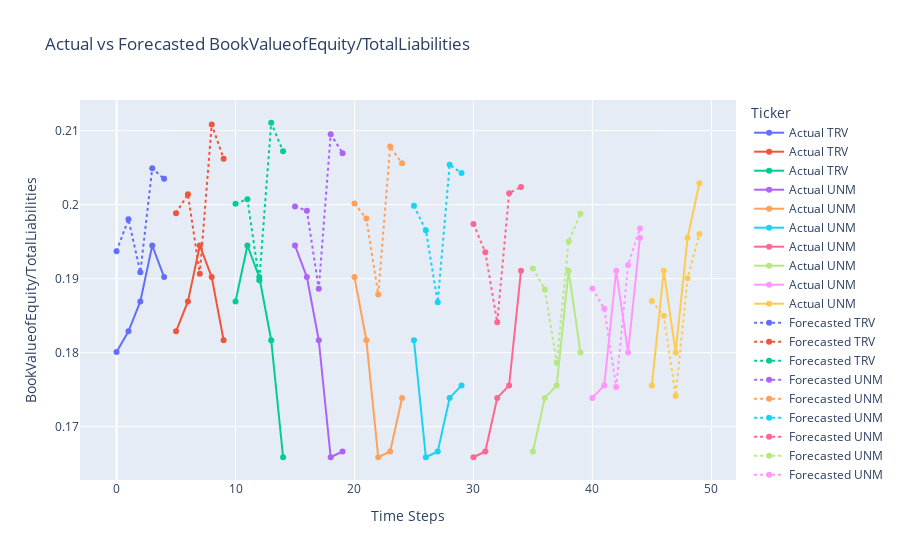
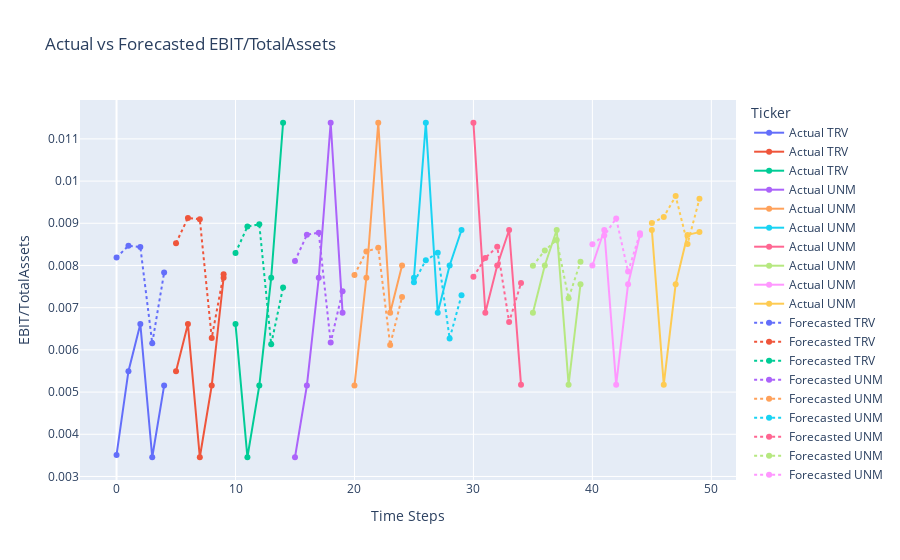
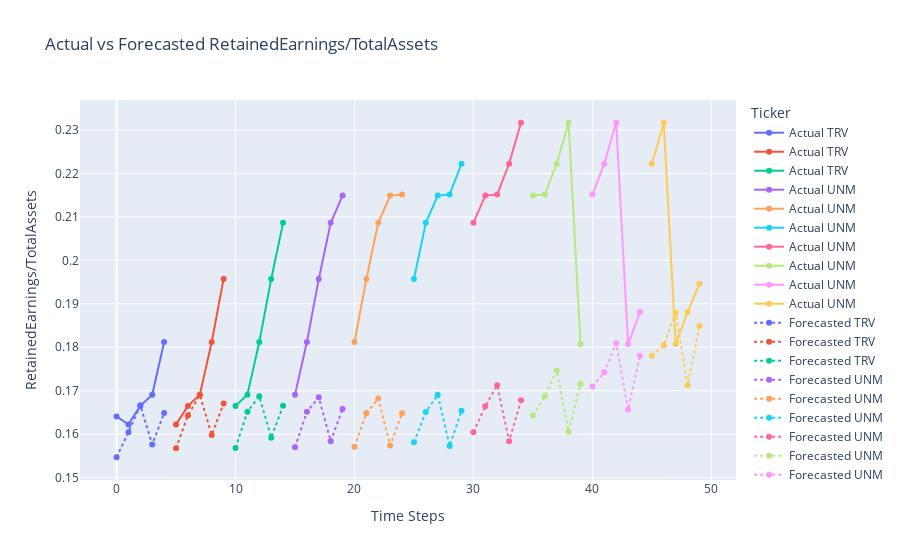
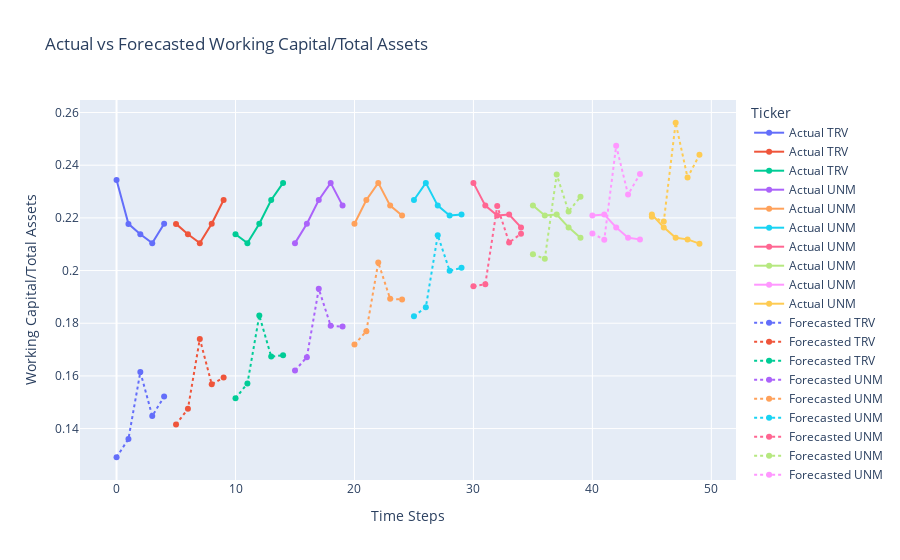

Source (notebook cell) for these figures, in order:
### Code cell
# Plot each metric's actual vs forecasted values for a given sequence
import plotly.graph_objects as go

# Retrieve ticker information for each test sequence
tickers_test = df["Ticker"].iloc[-num_test_sequences * forecast_steps::forecast_steps].values

# Plot each metric's actual vs forecasted values for a given sequence with ticker names in the legend
for metric_idx in range(X.shape[2]):
    metric_name = df.columns[2 + metric_idx]  # Get metric name from column headers
    fig = go.Figure()

    # Plot actual values with ticker names
    for i, ticker in enumerate(tickers_test):
        fig.add_trace(go.Scatter(
            x=np.arange(i * forecast_steps, i * forecast_steps + forecast_steps),
            y=y_test_actual_rescaled[i, :, metric_idx],
            mode='lines+markers',
            name=f"Actual {ticker}"
        ))

    # Plot forecasted values
    for i, ticker in enumerate(tickers_test):
        fig.add_trace(go.Scatter(
            x=np.arange(i * forecast_steps, i * forecast_steps + forecast_steps),
            y=y_pred_rescaled[i, :, metric_idx],
            mode='lines+markers',
            name=f"Forecasted {ticker}",
            line=dict(dash='dot')
        ))

    # Customize layout
    fig.update_layout(
        title=f"Actual vs Forecasted {metric_name}",
        xaxis_title="Time Steps",
        yaxis_title=metric_name,
        legend_title="Ticker"
    )

    # Show the plot
    fig.show()

### Figure 1 — Plotly figure (JSON) as saved in the notebook; plotly's stock layout.template omitted (floating-point values rounded to 4 significant figures)
{"data": [{"mode": "lines+markers", "name": "Actual TRV", "type": "scatter", "x": [0, 1, 2, 3, 4], "y": [0.1801, 0.1829, 0.1869, 0.1945, 0.1902]}, {"mode": "lines+markers", "name": "Actual TRV", "type": "scatter", "x": [5, 6, 7, 8, 9], "y": [0.1829, 0.1869, 0.1945, 0.1902, 0.1817]}, {"mode": "lines+markers", "name": "Actual TRV", "type": "scatter", "x": [10, 11, 12, 13, 14], "y": [0.1869, 0.1945, 0.1902, 0.1817, 0.1659]}, {"mode": "lines+markers", "name": "Actual UNM", "type": "scatter", "x": [15, 16, 17, 18, 19], "y": [0.1945, 0.1902, 0.1817, 0.1659, 0.1667]}, {"mode": "lines+markers", "name": "Actual UNM", "type": "scatter", "x": [20, 21, 22, 23, 24], "y": [0.1902, 0.1817, 0.1659, 0.1667, 0.1739]}, {"mode": "lines+markers", "name": "Actual UNM", "type": "scatter", "x": [25, 26, 27, 28, 29], "y": [0.1817, 0.1659, 0.1667, 0.1739, 0.1756]}, {"mode": "lines+markers", "name": "Actual UNM", "type": "scatter", "x": [30, 31, 32, 33, 34], "y": [0.1659, 0.1667, 0.1739, 0.1756, 0.1911]}, {"mode": "lines+markers", "name": "Actual UNM", "type": "scatter", "x": [35, 36, 37, 38, 39], "y": [0.1667, 0.1739, 0.1756, 0.1911, 0.18]}, {"mode": "lines+markers", "name": "Actual UNM", "type": "scatter", "x": [40, 41, 42, 43, 44], "y": [0.1739, 0.1756, 0.1911, 0.18, 0.1955]}, {"mode": "lines+markers", "name": "Actual UNM", "type": "scatter", "x": [45, 46, 47, 48, 49], "y": [0.1756, 0.1911, 0.18, 0.1955, 0.2029]}, {"line": {"dash": "dot"}, "mode": "lines+markers", "name": "Forecasted TRV", "type": "scatter", "x": [0, 1, 2, 3, 4], "y": [0.1937, 0.198, 0.1909, 0.2049, 0.2035]}, {"line": {"dash": "dot"}, "mode": "lines+markers", "name": "Forecasted TRV", "type": "scatter", "x": [5, 6, 7, 8, 9], "y": [0.1988, 0.2014, 0.1907, 0.2108, 0.2062]}, {"line": {"dash": "dot"}, "mode": "lines+markers", "name": "Forecasted TRV", "type": "scatter", "x": [10, 11, 12, 13, 14], "y": [0.2001, 0.2007, 0.1898, 0.2111, 0.2072]}, {"line": {"dash": "dot"}, "mode": "lines+markers", "name": "Forecasted UNM", "type": "scatter", "x": [15, 16, 17, 18, 19], "y": [0.1998, 0.1992, 0.1886, 0.2095, 0.207]}, {"line": {"dash": "dot"}, "mode": "lines+markers", "name": "Forecasted UNM", "type": "scatter", "x": [20, 21, 22, 23, 24], "y": [0.2002, 0.1981, 0.1879, 0.2078, 0.2056]}, {"line": {"dash": "dot"}, "mode": "lines+markers", "name": "Forecasted UNM", "type": "scatter", "x": [25, 26, 27, 28, 29], "y": [0.1998, 0.1965, 0.1868, 0.2054, 0.2043]}, {"line": {"dash": "dot"}, "mode": "lines+markers", "name": "Forecasted UNM", "type": "scatter", "x": [30, 31, 32, 33, 34], "y": [0.1974, 0.1936, 0.1841, 0.2015, 0.2024]}, {"line": {"dash": "dot"}, "mode": "lines+markers", "name": "Forecasted UNM", "type": "scatter", "x": [35, 36, 37, 38, 39], "y": [0.1914, 0.1886, 0.1786, 0.195, 0.1988]}, {"line": {"dash": "dot"}, "mode": "lines+markers", "name": "Forecasted UNM", "type": "scatter", "x": [40, 41, 42, 43, 44], "y": [0.1887, 0.1859, 0.1754, 0.1919, 0.1968]}, {"line": {"dash": "dot"}, "mode": "lines+markers", "name": "Forecasted UNM", "type": "scatter", "x": [45, 46, 47, 48, 49], "y": [0.187, 0.185, 0.1742, 0.1901, 0.196]}], "layout": {"autosize": true, "legend": {"title": {"text": "Ticker"}}, "title": {"text": "Actual vs Forecasted BookValueofEquity/TotalLiabilities"}, "xaxis": {"autorange": true, "range": [-2.99, 51.99], "title": {"text": "Time Steps"}, "type": "linear"}, "yaxis": {"autorange": true, "range": [0.1621, 0.2148], "title": {"text": "BookValueofEquity/TotalLiabilities"}, "type": "linear"}}}

### Figure 2 — Plotly figure (JSON) as saved in the notebook; plotly's stock layout.template omitted (floating-point values rounded to 4 significant figures)
{"data": [{"mode": "lines+markers", "name": "Actual TRV", "type": "scatter", "x": [0, 1, 2, 3, 4], "y": [0.003512, 0.005495, 0.006611, 0.003456, 0.005154]}, {"mode": "lines+markers", "name": "Actual TRV", "type": "scatter", "x": [5, 6, 7, 8, 9], "y": [0.005495, 0.006611, 0.003456, 0.005154, 0.007709]}, {"mode": "lines+markers", "name": "Actual TRV", "type": "scatter", "x": [10, 11, 12, 13, 14], "y": [0.006611, 0.003456, 0.005154, 0.007709, 0.01138]}, {"mode": "lines+markers", "name": "Actual UNM", "type": "scatter", "x": [15, 16, 17, 18, 19], "y": [0.003456, 0.005154, 0.007709, 0.01138, 0.00688]}, {"mode": "lines+markers", "name": "Actual UNM", "type": "scatter", "x": [20, 21, 22, 23, 24], "y": [0.005154, 0.007709, 0.01138, 0.00688, 0.008]}, {"mode": "lines+markers", "name": "Actual UNM", "type": "scatter", "x": [25, 26, 27, 28, 29], "y": [0.007709, 0.01138, 0.00688, 0.008, 0.008841]}, {"mode": "lines+markers", "name": "Actual UNM", "type": "scatter", "x": [30, 31, 32, 33, 34], "y": [0.01138, 0.00688, 0.008, 0.008841, 0.005176]}, {"mode": "lines+markers", "name": "Actual UNM", "type": "scatter", "x": [35, 36, 37, 38, 39], "y": [0.00688, 0.008, 0.008841, 0.005176, 0.007555]}, {"mode": "lines+markers", "name": "Actual UNM", "type": "scatter", "x": [40, 41, 42, 43, 44], "y": [0.008, 0.008841, 0.005176, 0.007555, 0.008725]}, {"mode": "lines+markers", "name": "Actual UNM", "type": "scatter", "x": [45, 46, 47, 48, 49], "y": [0.008841, 0.005176, 0.007555, 0.008725, 0.008791]}, {"line": {"dash": "dot"}, "mode": "lines+markers", "name": "Forecasted TRV", "type": "scatter", "x": [0, 1, 2, 3, 4], "y": [0.00819, 0.008466, 0.008436, 0.006157, 0.007831]}, {"line": {"dash": "dot"}, "mode": "lines+markers", "name": "Forecasted TRV", "type": "scatter", "x": [5, 6, 7, 8, 9], "y": [0.00853, 0.009128, 0.009093, 0.006284, 0.007793]}, {"line": {"dash": "dot"}, "mode": "lines+markers", "name": "Forecasted TRV", "type": "scatter", "x": [10, 11, 12, 13, 14], "y": [0.008297, 0.008921, 0.008975, 0.006131, 0.00748]}, {"line": {"dash": "dot"}, "mode": "lines+markers", "name": "Forecasted UNM", "type": "scatter", "x": [15, 16, 17, 18, 19], "y": [0.008108, 0.008727, 0.008778, 0.006175, 0.007391]}, {"line": {"dash": "dot"}, "mode": "lines+markers", "name": "Forecasted UNM", "type": "scatter", "x": [20, 21, 22, 23, 24], "y": [0.007776, 0.008331, 0.00842, 0.006117, 0.007254]}, {"line": {"dash": "dot"}, "mode": "lines+markers", "name": "Forecasted UNM", "type": "scatter", "x": [25, 26, 27, 28, 29], "y": [0.007604, 0.008123, 0.008301, 0.006269, 0.007297]}, {"line": {"dash": "dot"}, "mode": "lines+markers", "name": "Forecasted UNM", "type": "scatter", "x": [30, 31, 32, 33, 34], "y": [0.00773, 0.008176, 0.008445, 0.006658, 0.007582]}, {"line": {"dash": "dot"}, "mode": "lines+markers", "name": "Forecasted UNM", "type": "scatter", "x": [35, 36, 37, 38, 39], "y": [0.007992, 0.008358, 0.008607, 0.007222, 0.008088]}, {"line": {"dash": "dot"}, "mode": "lines+markers", "name": "Forecasted UNM", "type": "scatter", "x": [40, 41, 42, 43, 44], "y": [0.008504, 0.008711, 0.009114, 0.007855, 0.008763]}, {"line": {"dash": "dot"}, "mode": "lines+markers", "name": "Forecasted UNM", "type": "scatter", "x": [45, 46, 47, 48, 49], "y": [0.009005, 0.009148, 0.009644, 0.008511, 0.009578]}], "layout": {"autosize": true, "legend": {"title": {"text": "Ticker"}}, "title": {"text": "Actual vs Forecasted EBIT/TotalAssets"}, "xaxis": {"autorange": true, "range": [-2.99, 51.99], "title": {"text": "Time Steps"}, "type": "linear"}, "yaxis": {"autorange": true, "range": [0.002802, 0.01204], "title": {"text": "EBIT/TotalAssets"}, "type": "linear"}}}

### Figure 3 — Plotly figure (JSON) as saved in the notebook; plotly's stock layout.template omitted (floating-point values rounded to 4 significant figures)
{"data": [{"mode": "lines+markers", "name": "Actual TRV", "type": "scatter", "x": [0, 1, 2, 3, 4], "y": [0.1641, 0.1622, 0.1665, 0.169, 0.1812]}, {"mode": "lines+markers", "name": "Actual TRV", "type": "scatter", "x": [5, 6, 7, 8, 9], "y": [0.1622, 0.1665, 0.169, 0.1812, 0.1957]}, {"mode": "lines+markers", "name": "Actual TRV", "type": "scatter", "x": [10, 11, 12, 13, 14], "y": [0.1665, 0.169, 0.1812, 0.1957, 0.2086]}, {"mode": "lines+markers", "name": "Actual UNM", "type": "scatter", "x": [15, 16, 17, 18, 19], "y": [0.169, 0.1812, 0.1957, 0.2086, 0.2149]}, {"mode": "lines+markers", "name": "Actual UNM", "type": "scatter", "x": [20, 21, 22, 23, 24], "y": [0.1812, 0.1957, 0.2086, 0.2149, 0.2151]}, {"mode": "lines+markers", "name": "Actual UNM", "type": "scatter", "x": [25, 26, 27, 28, 29], "y": [0.1957, 0.2086, 0.2149, 0.2151, 0.2222]}, {"mode": "lines+markers", "name": "Actual UNM", "type": "scatter", "x": [30, 31, 32, 33, 34], "y": [0.2086, 0.2149, 0.2151, 0.2222, 0.2317]}, {"mode": "lines+markers", "name": "Actual UNM", "type": "scatter", "x": [35, 36, 37, 38, 39], "y": [0.2149, 0.2151, 0.2222, 0.2317, 0.1807]}, {"mode": "lines+markers", "name": "Actual UNM", "type": "scatter", "x": [40, 41, 42, 43, 44], "y": [0.2151, 0.2222, 0.2317, 0.1807, 0.1881]}, {"mode": "lines+markers", "name": "Actual UNM", "type": "scatter", "x": [45, 46, 47, 48, 49], "y": [0.2222, 0.2317, 0.1807, 0.1881, 0.1946]}, {"line": {"dash": "dot"}, "mode": "lines+markers", "name": "Forecasted TRV", "type": "scatter", "x": [0, 1, 2, 3, 4], "y": [0.1547, 0.1604, 0.1666, 0.1576, 0.1649]}, {"line": {"dash": "dot"}, "mode": "lines+markers", "name": "Forecasted TRV", "type": "scatter", "x": [5, 6, 7, 8, 9], "y": [0.1568, 0.1643, 0.169, 0.1598, 0.167]}, {"line": {"dash": "dot"}, "mode": "lines+markers", "name": "Forecasted TRV", "type": "scatter", "x": [10, 11, 12, 13, 14], "y": [0.1568, 0.1652, 0.1687, 0.1592, 0.1665]}, {"line": {"dash": "dot"}, "mode": "lines+markers", "name": "Forecasted UNM", "type": "scatter", "x": [15, 16, 17, 18, 19], "y": [0.157, 0.1652, 0.1685, 0.1584, 0.1658]}, {"line": {"dash": "dot"}, "mode": "lines+markers", "name": "Forecasted UNM", "type": "scatter", "x": [20, 21, 22, 23, 24], "y": [0.1571, 0.1648, 0.1682, 0.1574, 0.1648]}, {"line": {"dash": "dot"}, "mode": "lines+markers", "name": "Forecasted UNM", "type": "scatter", "x": [25, 26, 27, 28, 29], "y": [0.1581, 0.1651, 0.1691, 0.1573, 0.1654]}, {"line": {"dash": "dot"}, "mode": "lines+markers", "name": "Forecasted UNM", "type": "scatter", "x": [30, 31, 32, 33, 34], "y": [0.1605, 0.1664, 0.1713, 0.1584, 0.1678]}, {"line": {"dash": "dot"}, "mode": "lines+markers", "name": "Forecasted UNM", "type": "scatter", "x": [35, 36, 37, 38, 39], "y": [0.1643, 0.1687, 0.1747, 0.1606, 0.1715]}, {"line": {"dash": "dot"}, "mode": "lines+markers", "name": "Forecasted UNM", "type": "scatter", "x": [40, 41, 42, 43, 44], "y": [0.171, 0.1743, 0.1809, 0.1657, 0.1781]}, {"line": {"dash": "dot"}, "mode": "lines+markers", "name": "Forecasted UNM", "type": "scatter", "x": [45, 46, 47, 48, 49], "y": [0.178, 0.1805, 0.1879, 0.1713, 0.1849]}], "layout": {"autosize": true, "legend": {"title": {"text": "Ticker"}}, "title": {"text": "Actual vs Forecasted RetainedEarnings/TotalAssets"}, "xaxis": {"autorange": true, "range": [-2.99, 51.99], "title": {"text": "Time Steps"}, "type": "linear"}, "yaxis": {"autorange": true, "range": [0.1483, 0.238], "title": {"text": "RetainedEarnings/TotalAssets"}, "type": "linear"}}}

### Figure 4 — Plotly figure (JSON) as saved in the notebook; plotly's stock layout.template omitted (floating-point values rounded to 4 significant figures)
{"data": [{"mode": "lines+markers", "name": "Actual TRV", "type": "scatter", "x": [0, 1, 2, 3, 4], "y": [0.2344, 0.2177, 0.2138, 0.2104, 0.2178]}, {"mode": "lines+markers", "name": "Actual TRV", "type": "scatter", "x": [5, 6, 7, 8, 9], "y": [0.2177, 0.2138, 0.2104, 0.2178, 0.2268]}, {"mode": "lines+markers", "name": "Actual TRV", "type": "scatter", "x": [10, 11, 12, 13, 14], "y": [0.2138, 0.2104, 0.2178, 0.2268, 0.2333]}, {"mode": "lines+markers", "name": "Actual UNM", "type": "scatter", "x": [15, 16, 17, 18, 19], "y": [0.2104, 0.2178, 0.2268, 0.2333, 0.2247]}, {"mode": "lines+markers", "name": "Actual UNM", "type": "scatter", "x": [20, 21, 22, 23, 24], "y": [0.2178, 0.2268, 0.2333, 0.2247, 0.2209]}, {"mode": "lines+markers", "name": "Actual UNM", "type": "scatter", "x": [25, 26, 27, 28, 29], "y": [0.2268, 0.2333, 0.2247, 0.2209, 0.2213]}, {"mode": "lines+markers", "name": "Actual UNM", "type": "scatter", "x": [30, 31, 32, 33, 34], "y": [0.2333, 0.2247, 0.2209, 0.2213, 0.2164]}, {"mode": "lines+markers", "name": "Actual UNM", "type": "scatter", "x": [35, 36, 37, 38, 39], "y": [0.2247, 0.2209, 0.2213, 0.2164, 0.2125]}, {"mode": "lines+markers", "name": "Actual UNM", "type": "scatter", "x": [40, 41, 42, 43, 44], "y": [0.2209, 0.2213, 0.2164, 0.2125, 0.2118]}, {"mode": "lines+markers", "name": "Actual UNM", "type": "scatter", "x": [45, 46, 47, 48, 49], "y": [0.2213, 0.2164, 0.2125, 0.2118, 0.2102]}, {"line": {"dash": "dot"}, "mode": "lines+markers", "name": "Forecasted TRV", "type": "scatter", "x": [0, 1, 2, 3, 4], "y": [0.1291, 0.1361, 0.1615, 0.1448, 0.1521]}, {"line": {"dash": "dot"}, "mode": "lines+markers", "name": "Forecasted TRV", "type": "scatter", "x": [5, 6, 7, 8, 9], "y": [0.1416, 0.1475, 0.1741, 0.1568, 0.1594]}, {"line": {"dash": "dot"}, "mode": "lines+markers", "name": "Forecasted TRV", "type": "scatter", "x": [10, 11, 12, 13, 14], "y": [0.1515, 0.1571, 0.183, 0.1673, 0.1678]}, {"line": {"dash": "dot"}, "mode": "lines+markers", "name": "Forecasted UNM", "type": "scatter", "x": [15, 16, 17, 18, 19], "y": [0.1621, 0.1671, 0.1931, 0.179, 0.1787]}, {"line": {"dash": "dot"}, "mode": "lines+markers", "name": "Forecasted UNM", "type": "scatter", "x": [20, 21, 22, 23, 24], "y": [0.1719, 0.177, 0.2031, 0.1893, 0.189]}, {"line": {"dash": "dot"}, "mode": "lines+markers", "name": "Forecasted UNM", "type": "scatter", "x": [25, 26, 27, 28, 29], "y": [0.1827, 0.1861, 0.2134, 0.1999, 0.201]}, {"line": {"dash": "dot"}, "mode": "lines+markers", "name": "Forecasted UNM", "type": "scatter", "x": [30, 31, 32, 33, 34], "y": [0.194, 0.1948, 0.2246, 0.2107, 0.2139]}, {"line": {"dash": "dot"}, "mode": "lines+markers", "name": "Forecasted UNM", "type": "scatter", "x": [35, 36, 37, 38, 39], "y": [0.2062, 0.2045, 0.2365, 0.2224, 0.228]}, {"line": {"dash": "dot"}, "mode": "lines+markers", "name": "Forecasted UNM", "type": "scatter", "x": [40, 41, 42, 43, 44], "y": [0.2141, 0.2117, 0.2474, 0.2289, 0.2366]}, {"line": {"dash": "dot"}, "mode": "lines+markers", "name": "Forecasted UNM", "type": "scatter", "x": [45, 46, 47, 48, 49], "y": [0.2205, 0.2186, 0.2561, 0.2353, 0.2439]}], "layout": {"autosize": true, "legend": {"title": {"text": "Ticker"}}, "title": {"text": "Actual vs Forecasted Working Capital/Total Assets"}, "xaxis": {"autorange": true, "range": [-2.99, 51.99], "title": {"text": "Time Steps"}, "type": "linear"}, "yaxis": {"autorange": true, "range": [0.1186, 0.2666], "title": {"text": "Working Capital/Total Assets"}, "type": "linear"}}}
